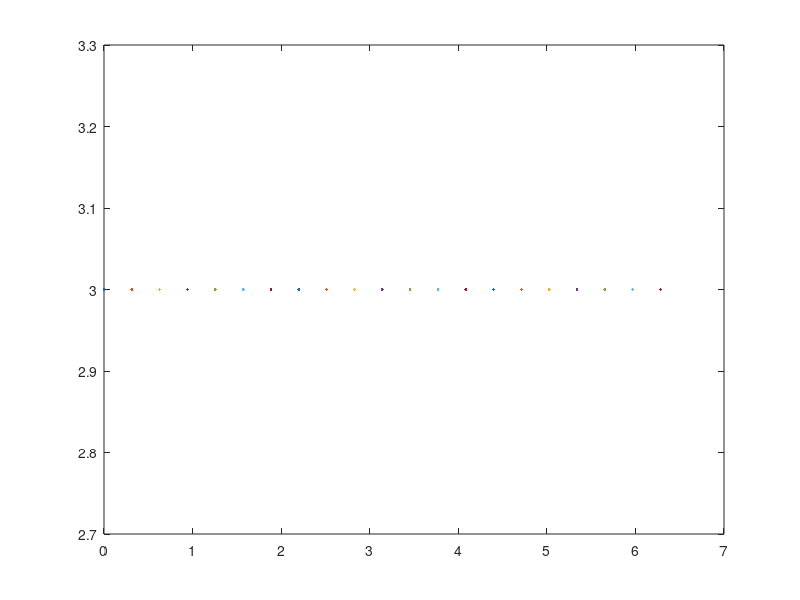
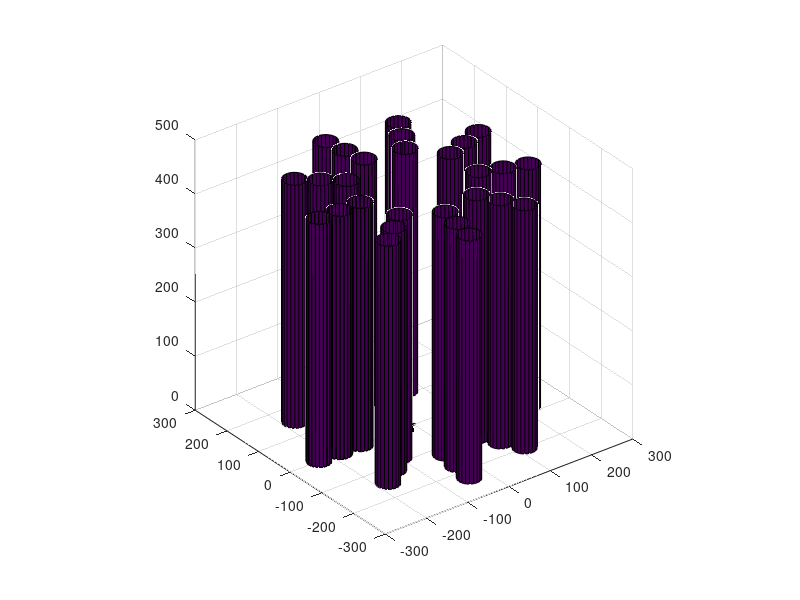

Write MATLAB code to recreate these figures, in order. (Note: this script raises an error after producing the figures.)
t = 0:pi/10:2*pi;
r=3;
figure
plot(t,3);
%% 

figure
[X,Y,Z] = cylinder(r);
surf(X,Y,Z)
axis square

%% 

clear;clc;
cmap = hsv(10);

for ii=1:10
    hold on
   [X,Y,Z]=cylinder(rand(1,1)*0.4);
   
   h=surf(X+(rand(1,1)-10)*2,Y+(rand(1,1)-10)*2,Z*rand(1,1)*10,'FaceColor',cmap(ii,:));
end

%% 
clear;clc;close all

list=zeros(30,2);
diam=25;

r=130;
center=[0,0];
t=-pi:(2*pi/9):pi;
x=r*cos(t)+center(1);
y=r*sin(t)+center(2);
scatter(x,y);hold on;

r=155+diam;
x2=r*cos(t)+center(1);
y2=r*sin(t)+center(2);
scatter(x2,y2);

r=205+diam;
x3=r*cos(t)+center(1);
y3=r*sin(t)+center(2);
scatter(x3,y3);

list(1:10,1)=x;
list(11:20,1)=x2;
list(21:30,1)=x3;
list(1:10,2)=y;
list(11:20,2)=y2;
list(21:30,2)=y3;

for i=1:30;
[X,Y,Z]=cylinder(diam);
surf(X+list(i,1),Y+list(i,2),Z*450);hold on;
end

%% 

  clear Data;
  Data.vertex.x = [0;0;0;0;1;1;1;1];
  Data.vertex.y = [0;0;1;1;0;0;1;1];
  Data.vertex.z = [0;1;1;0;0;1;1;0];
  Data.face.vertex_indices = {[0,1,2,3],[7,6,5,4], ...
        [0,4,5,1],[1,5,6,2],[2,6,7,3],[3,7,4,0]};
  ply_write(Data,'cube.ply','ascii');
  
  %% 
  clear;clc;close all
  [X,Y,Z]=cylinder(1);
  H=surf(X,Y,Z);
  
  clear Data;
  Data.vertex.x = [X];
  Data.vertex.y = [Y];
  Data.vertex.z = [Z];
  Data.face.vertex_indices = [H];
  
  
  
  
  